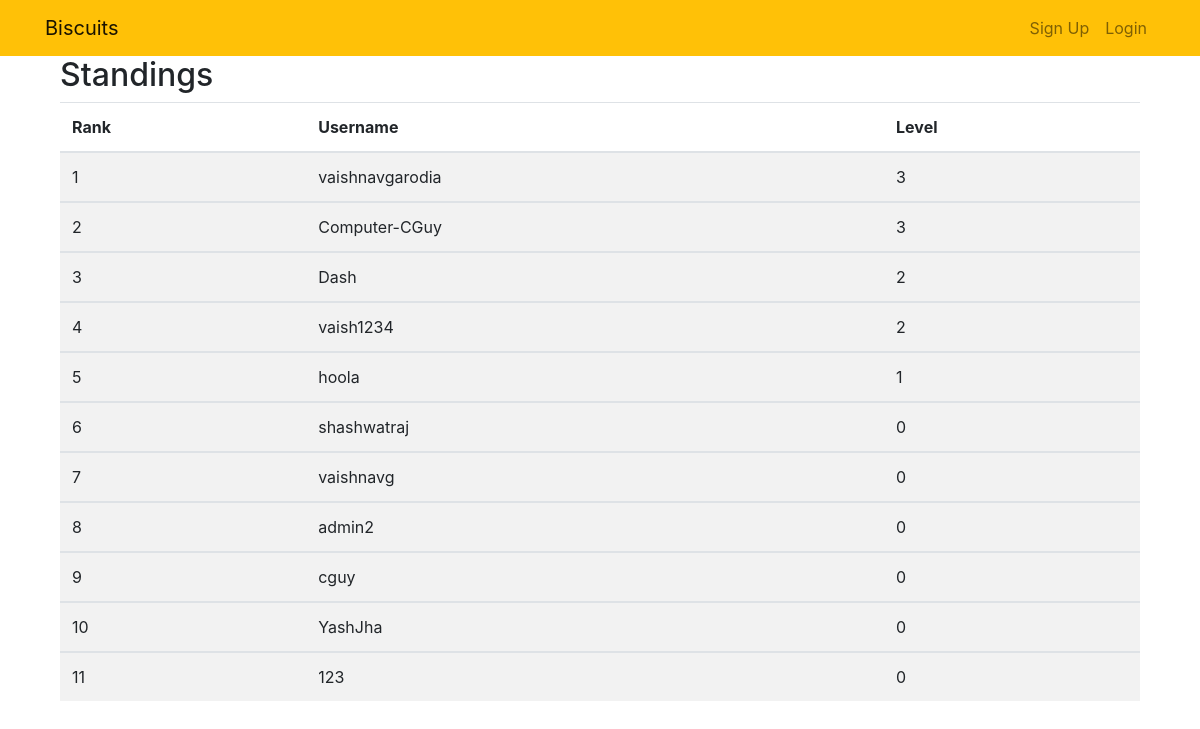
The app's page /leaderboard/, older data.
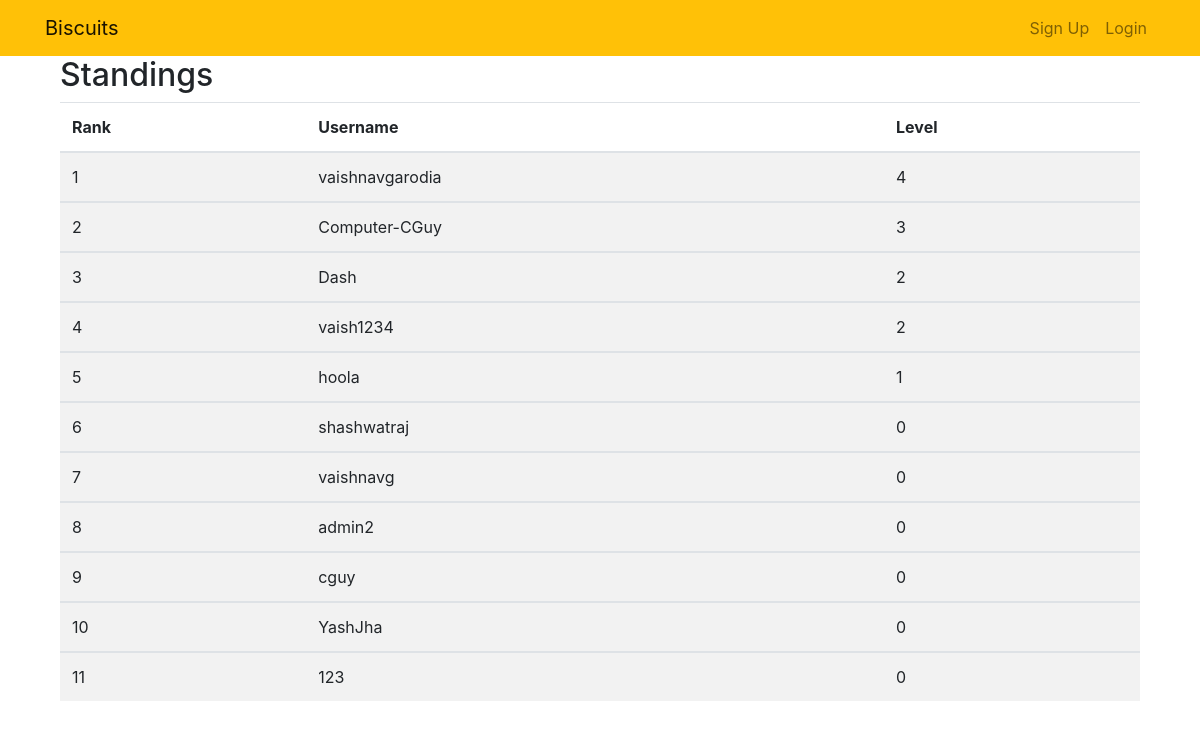
The same page, newer data.
### biscuitsrk/models.py (models this page shows, shortened)
class Profile(models.Model):
    user = models.OneToOneField(User, on_delete=models.CASCADE)
    currentlevel = models.IntegerField(default=0)
    discord  = models.CharField(max_length=255, null=True)
    institute = models.CharField(max_length=255, null=True)
    currentleveltime= models.DateTimeField(default=timezone.now)
    is_banned = models.BooleanField(default = False)
    mostrecentanswer = models.TextField(null=True)
    lastanswertime = models.DateTimeField(default=timezone.now)
    checked = models.BooleanField(default=True)
    result = models.BooleanField(default=True)
    response = models.TextField(null=True, blank=True)
    answered = models.BooleanField(default=False)
    answer_history = models.TextField(default="")
    response_history = models.TextField(default="")

### biscuitsrk/views.py (the view)
# urls.py: path('leaderboard/', views.leaderboard, name='leaderboard'),
def leaderboard(request):
	queryset = Profile.objects.order_by('-currentlevel','currentleveltime')
	context = {
		'queryset' : queryset,
	}
	return render(request, 'biscuitsrk/leaderboard.html', context)

### biscuitsrk/templates/biscuitsrk/leaderboard.html (shortened to what this page needs)
{% extends "biscuitsrk/base.html" %}
{% block content %}
<div class="col-md-12">
  <h2>Standings</h2>
  <table class="table table-striped">
    <thead>
      <tr>
        <th>Rank</th>
        <th>Username</th>
        <th>Level</th>
      </tr>
    </thead>
{% for User in queryset %}
    <tbody>
      <tr>
        <td>{{forloop.counter}}</td>
        <td data-toggle="tooltip" title="{{User.user.username}}"><span>{{User.user.username}}</span></td>
        <td>{{User.currentlevel}}</td>
      </tr>
  </tbody>
{%endfor%}
  </table>
</div>
{% endblock %}

Row changes from the older to the newer data that the page shows:
changed Profile "vaishnavgarodia": currentlevel "3" → "4"
